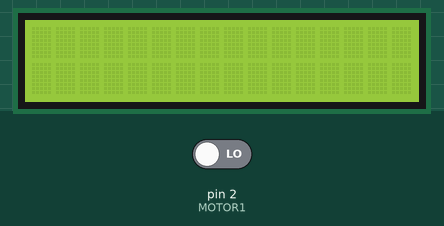
The sketch below on a simulated Arduino Mega 2560, built with avr-gcc and run on an emulated ATmega2560. Shown: 16×2 character LCD. Inputs (shaded band) come from the test bench; at power-on: pin 2 (MOTOR1) LOW. What the sketch prints to the serial monitor is not drawn.

Above: at 1.2 s.
1.3 s: pin 2 (MOTOR1) driven HIGH
At 1.78 s:
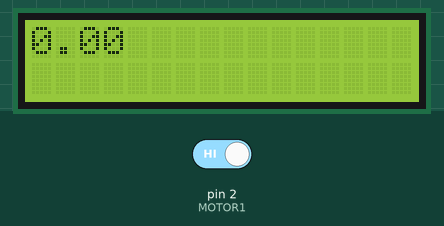
At 4.9 s:
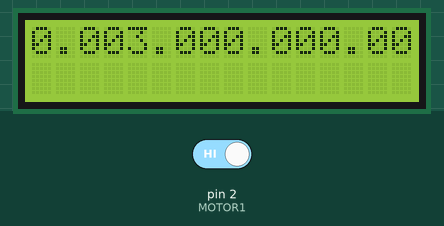
Timing chart, 0 to 6.4 s (numbered marks = the images above; inputs shaded):
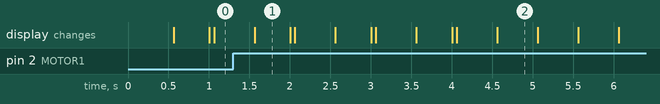

The sketch:

sketch_jul04a.ino
```cpp
#include "TimerOne.h"
// include the library code:
#include <LiquidCrystal.h>

// Constants for Interrupt Pins
// Change values if not using Arduino Uno

const byte MOTOR1 = 2;  // Motor 1 Interrupt Pin - INT 0

// Integers for pulse counters
unsigned int counter1 = 0;
 int sp=180;
// Float for number of slots in encoder disk
float diskslots = 20;  // Change to match value of encoder disk

// Interrupt Service Routines

// Motor 1 pulse count ISR

// initialize the library with the numbers of the interface pins
LiquidCrystal lcd(12, 11, 5, 4, 3, 2);


void ISR_count1()
{
  counter1++;  // increment Motor 1 counter value
}


// TimerOne ISR
void ISR_timerone()
{
  Timer1.detachInterrupt();  // Stop the timer
  Serial.print("Motor Speed 1: ");
  float rotation1 = (counter1 / diskslots) * 60.00;  // calculate RPM for Motor 1
  Serial.print(rotation1);
  Serial.print(" RPM -  ");
  Serial.print("\n");
  Serial.print(counter1);
  counter1 = 0;  //  reset counter to zero

  Timer1.attachInterrupt( ISR_timerone );  // Enable the timer
  // Print a message to the LCD.
  lcd.print(rotation1);

}

void setup()
{
  Serial.begin(9600);

  Timer1.initialize(1000000); // set timer for 1sec
  attachInterrupt(digitalPinToInterrupt (MOTOR1), ISR_count1, RISING);  // Increase counter 1 when speed sensor pin goes High
  Timer1.attachInterrupt( ISR_timerone ); // Enable the timer
  // set up the LCD's number of columns and rows:
  lcd.begin(16, 2);

}

void loop()
{
  // Nothing in the loop!
  // You can place code here

  // Turn off the display:
  lcd.noDisplay();
  delay(500);
  // Turn on the display:
  lcd.display();
  delay(500);
}
```

Measured:
- what the display in image 1 shows lasts 0.4 s, from 1.6 s to 2.0 s
- what the display in image 2 shows lasts 0.5 s, from 4.6 s to 5.1 s
